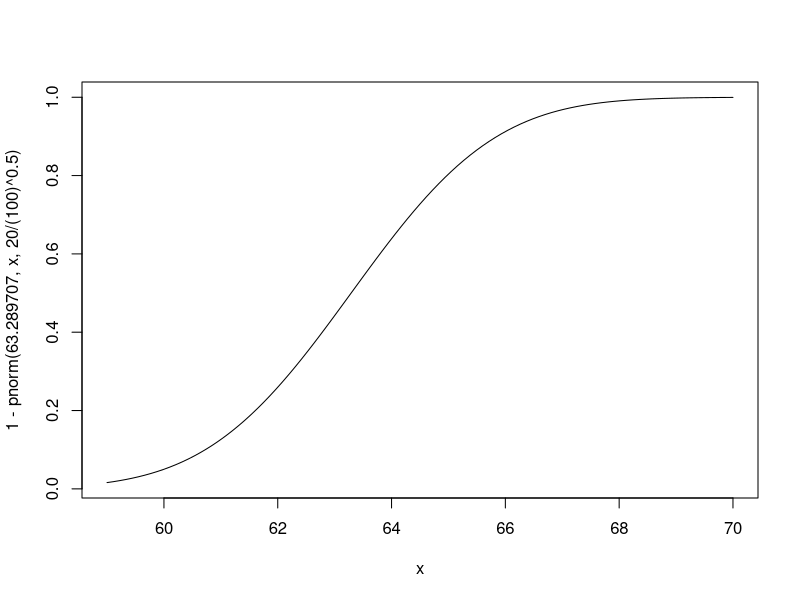
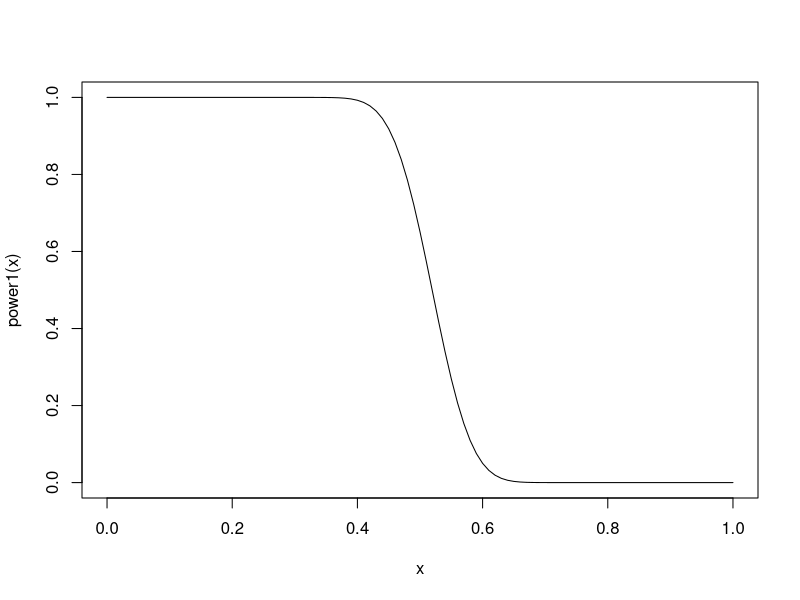
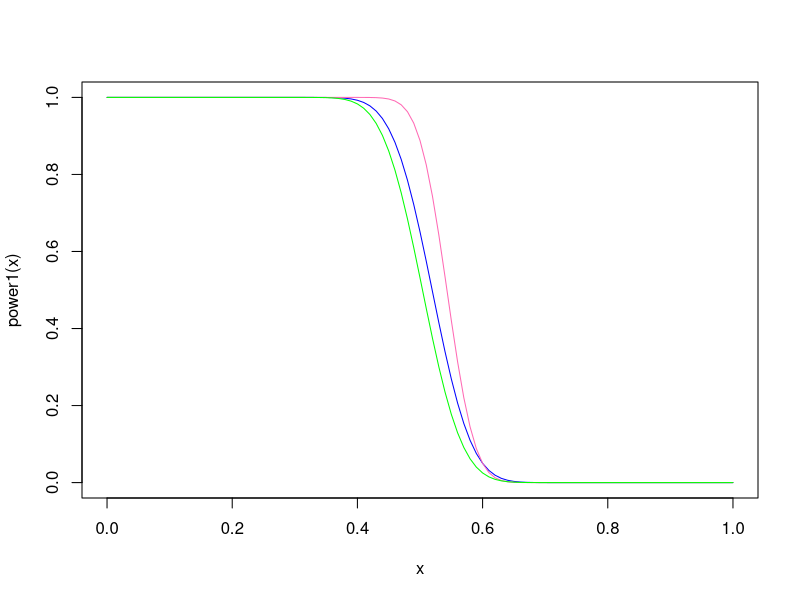
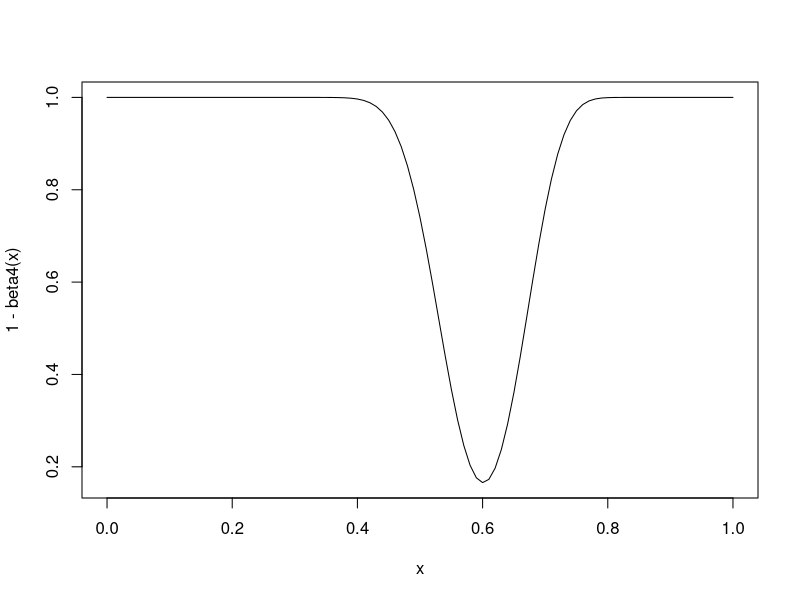

Recreate these plots in R, in order.
options(digits=9)

qnorm(0.95,mean = 60,sd = 20/(100)^.5)

1-pnorm(63.289707,61,20/(100)^.5)
1-pnorm(63.289707,63,20/(100)^.5)
1-pnorm(63.289707,65,20/(100)^.5)

curve(1-pnorm(63.289707,x,20/(100)^.5),from = 59,to = 70)

#############################

qnorm(.05,mean = .6,sd = (.6*.4/100)^.5)

pnorm(0.51941896,.58,(.58*(1-.58)/100)^.5)

power1=function(x){pnorm(0.51941896,x,(x*(1-x)/100)^.5)}
power1(.54)
pnorm(0.51941896,.54,(.54*(1-.54)/100)^.5)
power1(.5)
curve(power1(x),from = 0,to = 1)

####################

qnorm(.05,mean = .6,sd = (.6*.4/200)^.5)

power2=function(x){pnorm(qnorm(.05,mean = .6,sd = (.6*.4/200)^.5),x,(x*(1-x)/200)^.5)}

power1(c(.58,.54,.5))

power2(c(.58,.54,.5))

power3=function(x){pnorm(qnorm(.025,mean = .6,sd = (.6*.4/100)^.5),x,(x*(1-x)/100)^.5)}
power3(c(.58,.54,.5))

curve(power1(x),from = 0,to = 1,col="blue")
curve(power2(x),from = 0,to = 1,col="hot pink",add=T)
curve(power3(x),from = 0,to = 1,col="green",add=T)

###########

cv1=qnorm(.025,mean = .6,sd = (.6*.4/200)^.5)

cv2=qnorm(1-.025,mean = .6,sd = (.6*.4/200)^.5)

beta4=function(x){pnorm(cv2,x,(x*(1-x)/100)^.5)-pnorm(cv1,x,(x*(1-x)/100)^.5)}

beta4(c(.58,.54,.5))
1-beta4(c(.58,.54,.5))

curve(1-beta4(x),from = 0,to = 1)

##########
qnorm(.05)
qnorm(.95)
